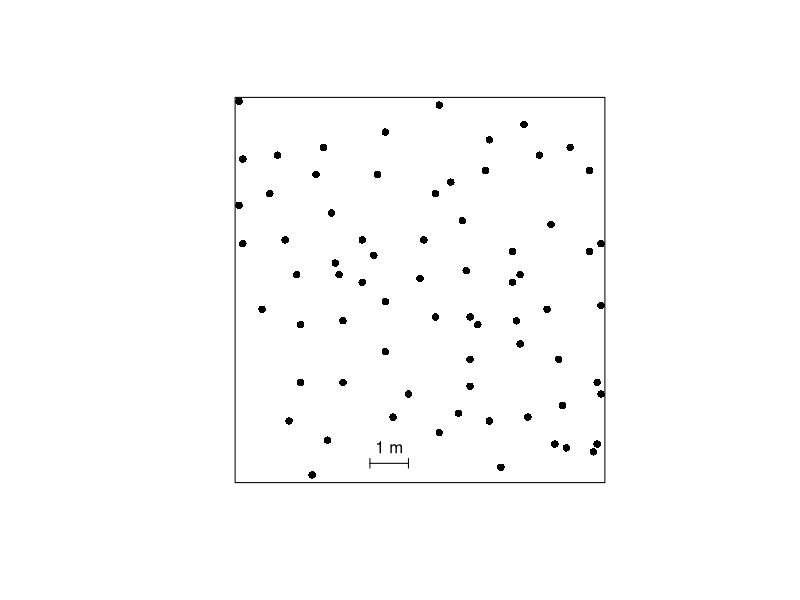

Source code (R):
library(spatstat)


### Name: yardstick
### Title: Text, Arrow or Scale Bar in a Diagram
### Aliases: textstring onearrow yardstick
### Keywords: spatial hplot

### ** Examples

  X <- rescale(swedishpines)
  plot(X, pch=16, main="")
  yd <- yardstick(0,0,1,1, "diagonal")
  yy <- yardstick(X[1:2])
  ys <- yardstick(as.psp(list(xmid=4, ymid=0.5, length=1, angle=0),
                         window=Window(X)),
                  txt="1 m")
  ys
  plot(ys, angle=90)
  scalardilate(ys, 2)
